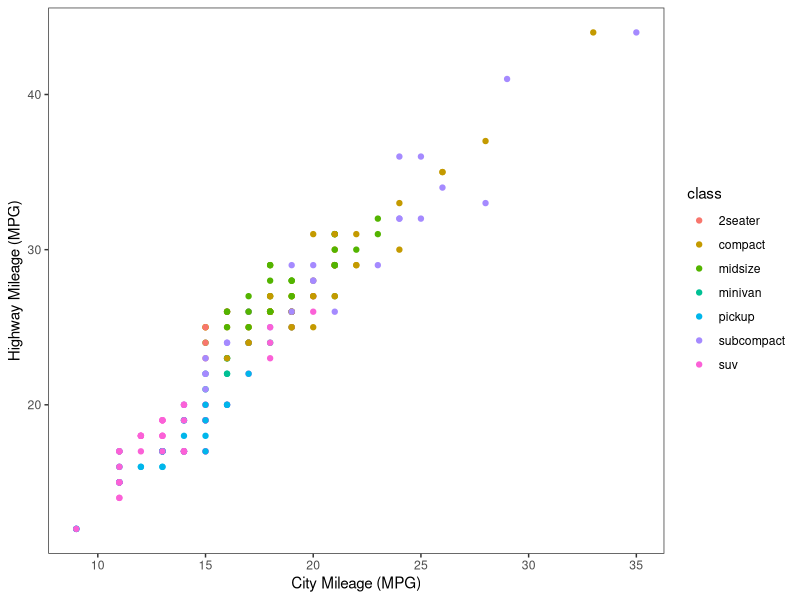
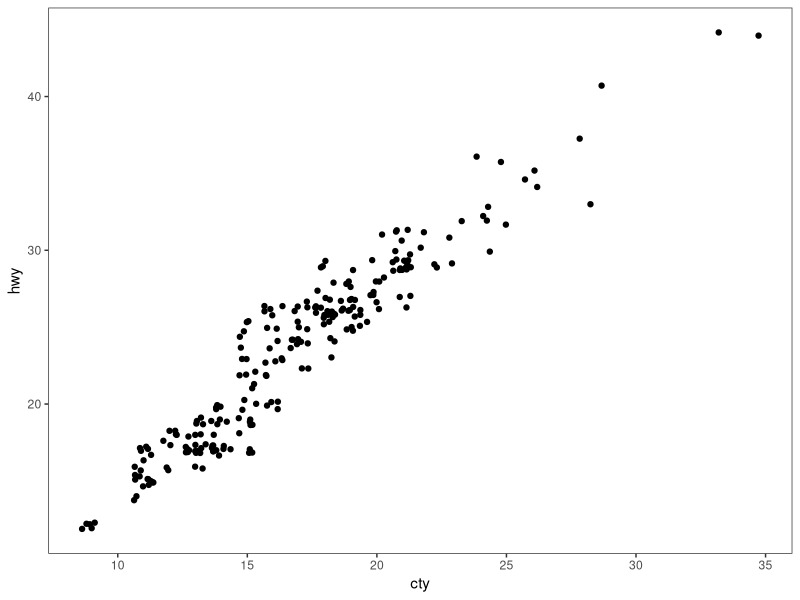
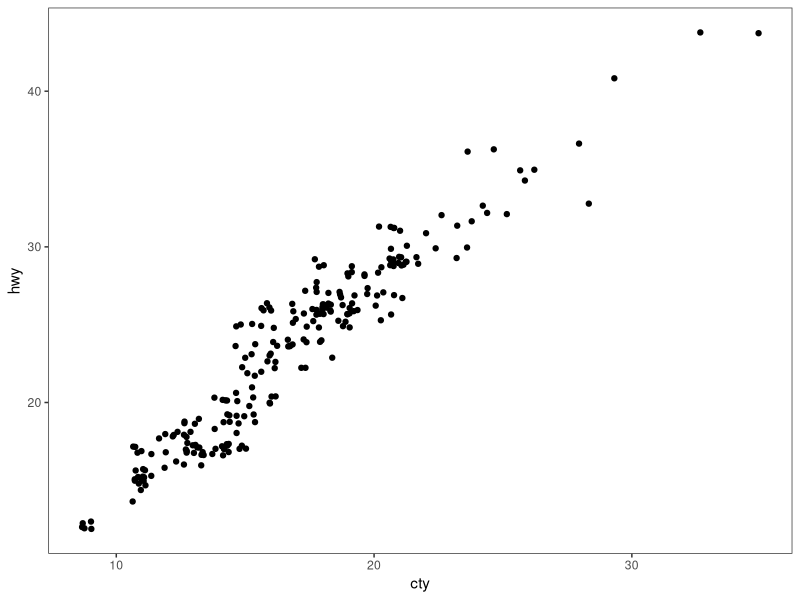
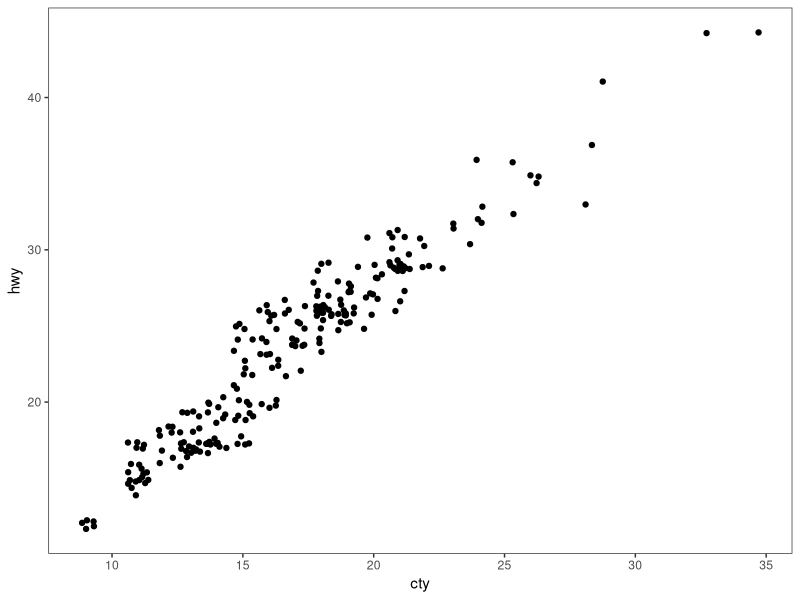

Here is the R script that generated these plots, in order: (Note: this script raises an error after producing the figures.)
# ---------------------------------------------------------- #
#### MODULE 3: Plot even more data!                       ####               
# ---------------------------------------------------------- #

## OBJECTIVE:
# 1. To develop a "grammar of graphics".
# 2. To become comfortable using ggplot2 for exploratory data visualization.


# ---------------------------------------------------------- #
#### SET UP:                                              ####
# ---------------------------------------------------------- #
# REMINDER: In RStudio, open the Rproject for our course (UNCG_DataWrangling), 
# pull any changes from GitHub, and navigate to the branch you created for 
# yourself (just a single branch for the whole semester) in RStudio's Git tab.
# Open this week's assignment in this new branch to complete and submit on GitHub.
# Ideally, you'll commit your answers a bit at a time as you work through
# this assignment, rather than committing all at once at the end.

# Reminder of some helpful resources for graphing in R:
# ggplot Cookbook: http://www.cookbook-r.com/Graphs/
# Official ggplot2 Book: https://ggplot2-book.org/
# Themes in ggplot2: https://ggplot2-book.org/polishing.html#themes

# In ggplot2, aesthetic means “something you can see”. Each aesthetic is a
# mapping between a visual cue and a variable.
# Examples include:
# position (i.e., on the x and y axes)
# color (“outside” color)
# fill (“inside” color)
# shape (of points)
# line type
# size

# Each type of geometric object (geom) accepts only a subset of all aesthetics.
# Refer to the geom help pages to see what mappings each geom accepts. Aesthetic
# mappings are set with the aes() function.

# TASK: We will be using the ggplot2 package for graphing. Fortunately, ggplot2 
# is nested within the tidyverse package (along with many others).
# Start by writing code to load the tidyverse library.
# HINT: see the end of assignment #1 if you forgot how to load a package.

library(tidyverse)

# TASK: Write code below to set your theme to black and white and both your major
# AND minor gridlines to element_blank for all plots you'll be making today.
# HINT: Check back to last week's assignment section 1.9 for setting themes for
# all plots.

theme_set(theme_bw() +
            theme(panel.grid.major = element_blank(),
                  panel.grid.minor = element_blank()))

# ---------------------------------------------------------- #
#### 1.0 CORRELATION                                      ####
# ---------------------------------------------------------- #

# We learned how to make correlations last week, but it never hurts to get
# more practice! Let's start by using a data set built into ggplot2.
# The mpg dataset looks at the gas efficiency of different cars. Run the following
# code to load the data:
data(mpg, package = "ggplot2")

# TASK: Create a scatterplot (i.e., a dot plot) to relate city and highway mileage.
# Color the points by the class of car (class column) and label the x and y axis 
# to be more informative (City Mileage (MPG) vs Highway Mileage (MPG)).
# HINT: Refer back to last week's assignment or the ggplot help resources if you 
# forget how to make a scatterplot.

ggplot(mpg, aes(x = cty, y = hwy, color = class)) +
  geom_point() +
  xlab("City Mileage (MPG)") +
  ylab("Highway Mileage (MPG)")

# Looks alright, but the graph may be hiding some information...
# QUESTION: How many data points are in the mpg dataframe?

nrow(mpg)
#ANSWER: 234

# QUESTION: Approximately how many dots are in the graph you just made? How does
# that compare to the number of observations in the dataframe?

#ANSWER: There are 78 dots on the graphs. This is 156 less data points that what is in the dataframe.


# Try another correlation-focused geom that addresses this problem by running
# the following code:
ggplot(data=mpg, aes(x=cty, y=hwy)) + 
  geom_jitter()


# QUESTION: What happened when you created the plot with geom_jitter?

#ANSWER: It looks like there are more data points, but it also looks less "organized".

# QUESTION: Run the code to create a plot using geom_jitter a second time. Then run it
# again and again. What happens each time? Why is this happening?

ggplot(data=mpg, aes(x=cty, y=hwy)) + 
  geom_jitter()

ggplot(data=mpg, aes(x=cty, y=hwy)) + 
  geom_jitter()
#ANSWER: the points are shifting each time. geom_jitter() is probably adding a random component to the graph and if you run it multiple times it is randomized each time. 

# TASK: The default in geom_jitter is to jitter (or slightly move) the points away
# from each other in both the x and y directions. Check the help file for geom_jitter
# and write code below to make a graph where you jitter points in only the x-dimension
# by 0.5.
 ?geom_jitter()

ggplot(data=mpg, aes(x=cty, y=hwy)) + 
  geom_jitter(width = 0.5, height = 0) #heigh = 0 to restrict jitter to y axis. 

# ---------------------------------------------------------- #
#### 1.1 DETOUR! COLORS, COLORS, COLORS                   ####
# ---------------------------------------------------------- #

# Our world is so colorful, and our graphs can be too! But we want to be mindful
# of our color choices to not only be beautiful, but also informative and accessible.

# TASK: Create a new dataframe that filters our mpg data down to only information
# for car classes compact, midsize, and suv using an %in% statement. Name your 
# new dataframe mpgSubset.
# HINT: Refer back to the Transform assignment if you want help with %in% (or 
# try googling!)

mpgSubset <- mpg %>% 
  filter(class %in% c('compact', 'midsize', 'suv'))

# ggplot has lots of nice (and some not so nice) built-in color palettes that we 
# can use to fill our bars with color. Try running the following code:
ggplot(data=mpgSubset, aes(x=cty, y=hwy, color=class)) +
  geom_jitter()

# The code above supplies us with ggplot's default color palette, which I find not
# so pleasing. Let's try to change this!

# We can add a statement specifying the scale of colors we would prefer. One way
# to do this is to use other pre-set palettes from ggplot. Run the code below to 
# ask ggplot to use the color brewer's palette called Set 1.
ggplot(data=mpgSubset, aes(x=cty, y=hwy, color=class)) +
  geom_jitter() +
  scale_color_brewer(palette="Set1")

# Alternatively, we could use the "RdBu" palette:
ggplot(data=mpgSubset, aes(x=cty, y=hwy, color=class)) +
  geom_jitter() +
  scale_color_brewer(palette="RdBu")

# QUESTION: Investigate the color brewer's range of palettes at this website: 
# https://r-graph-gallery.com/38-rcolorbrewers-palettes.html
# What do you notice about the colors chosen from each of the palettes that we
# used above? (i.e., does it use the first three colors in the palette? The last
# three? Some other combination?)

#ANSWER:the set 1 palate used the first 3 colors. The RdBu palate used the white which is in the very middle and the two colors on either side of the whit (red and blue)

# We could also pick out EXACTLY which colors we want for our figure. 
# There are 4 main ways to specify colors in R:
### by name
### by number
### by Hex code
### with the rgb() function

# By Name: R allows you to call more than 600 colors by name! Run the following
# code to see a list:
colors()

# We can put in the colors we chose for each variable by adding the 
# scale_color_manual() function to our plot. Try it out by running the following
# code:
ggplot(data=mpgSubset, aes(x=cty, y=hwy, color=class)) +
  geom_jitter() +
  scale_color_manual(values=c('midnightblue', 'cornflowerblue', 'tomato3'))


# You can also chose colors by number, which are assigned in R.

# TASK: Copy and paste the code to make our scatterplot and replace the color names
# with three numbers of your choice (between 1 and 657). How does your new figure look?
# HINT: remember to remove the quotation marks when calling numbers.

ggplot(data=mpgSubset, aes(x=cty, y=hwy, color=class)) +
  geom_jitter() +
  scale_color_manual(values=c(423, 419, 421)) #i thought these were going to be the pinks :(

# QUESTION: How do you think you could figure out which color name belongs to
# each color number?
# HINT: Try creating a dataframe from color() by passing it into the
# as.data.frame() function.

(colors <-as.data.frame((colors())))

#confused bc the numbers match up with the light pinks but the graph came out with blue yellow and green??

# You can also chose colors by Hex code. A Hex color code is a 6-symbol code made
# of up to three 2-symbol elements (6 symbols in length all together). Each of 
# the 2-symbol elements represents a color value in the Red-Green-Blue (RGB) color
# scale from 0 to 255. Hex codes are written with a # in front of them. Let's try
# out calling our colors using hex code.
ggplot(data=mpgSubset, aes(x=cty, y=hwy, color=class)) +
  geom_jitter() +
  scale_color_manual(values=c('#191970', '#6495ED', '#FF6347'))

# There are two great things about hex codes. First, you can call ANY color you 
# want with a hex code. That is, you're not limited to the 657 colors that are
# in ggplot. By specifying the color by hex code, you can pick literally anything!

# TASK: Google the search term "color picker". This should bring up google's color
# picker (in addition to a billion other color picking websites). Use this color
# picker to generate the hex codes for three new colors of your choice. Then copy
# and paste the above code, replacing the hex codes with your color choices.

ggplot(data=mpgSubset, aes(x=cty, y=hwy, color=class)) +
  geom_jitter() +
  scale_color_manual(values=c('#e88bc8', '#de1698', '#6b114c'))

# The second great thing about hex codes is that you can control the transparency
# of your colors. Transparency is set in a hex code by adding two extra symbols
# to the end, which together make up the "alpha" element. Adding 00 to the end 
# of your hex code will make your color completely transparent, while adding FF 
# to the end will make it completely opaque. Any number/letters in-between will 
# result in partial transparency. You can find a complete list of transparencies
# between 0-100% here: https://gist.github.com/lopspower/03fb1cc0ac9f32ef38f4

# TASK: Try out transparency by copying and pasting your graph code below and
# adding the alpha element to the end of each of your hex codes to make your
# first color 0% transparent, your second color 50% transparent, and your third
# color 100% transparent.

ggplot(data=mpgSubset, aes(x=cty, y=hwy, color=class)) +
  geom_jitter() +
  scale_color_manual(values=c('#e88bc800', '#de169850', '#6b114cFF'))

# QUESTION: What happened to the point that you set to 100% transparent?

#ANSWER: they are transparent so you can't see them on the plot.

# Finally, we can set our colors using the rgb() function. This operates very
# similarly to the hex code, where you can pick exactly the color and transparency
# you want. Try it out by running the following code:
ggplot(data=mpgSubset, aes(x=cty, y=hwy, color=class)) +
  geom_jitter() +
  scale_color_manual(values=c(rgb(.10, .10, .44, 1), rgb(.39, .58, .93, 1), rgb(1.0, .39, .28, 1)))

# TASK: Modify the above code to make all of your points 50% transparent.

ggplot(data=mpgSubset, aes(x=cty, y=hwy, color=class)) +
  geom_jitter() +
  scale_color_manual(values=c(rgb(.10, .10, .44, 0.5), rgb(.39, .58, .93, 0.5), rgb(1.0, .39, .28, 0.5)))

# There are so many inventive and artistic people in the world who have expanded
# the offerings for colors in ggplot. Check out some notable ones listed below
# when choosing colors for this assignment.
### Color-blind friendly palettes: https://github.com/JLSteenwyk/ggpubfigs
### Color palettes from vintage National Parks posters: https://github.com/katiejolly/nationalparkcolors
### Color palettes based on Wes Anderson movies: https://github.com/karthik/wesanderson
### Color palettes from famous Dutch paintings: https://github.com/EdwinTh/dutchmasters


# ---------------------------------------------------------- #
#### 1.2 DETOUR! LEGENDS                                  ####
# ---------------------------------------------------------- #

# When you specify colors in your ggplot code, R throws in a bonus legend for free!
# However, this legend is often not as clear or visually appealing as we might 
# prefer. But as with all geometric objects in ggplot, legends can be easily altered.

# Run the following code to create a scatter plot. Feel free to modify the colors
# as you prefer!
ggplot(data=mpgSubset, aes(x=cty, y=hwy, color=class)) +
  geom_jitter()

# QUESTION: Where did ggplot get the legend title and values from?

#ANSWER: We used the subset data and told ggplot the color was class (title) and the only options in class are compact, midsize, and suv.

# We could change the title and values in our legend by altering the dataframe
# we are passing into ggplot. But that seems a bit drastic. Instead, we can 
# lean on the same code that specifies our color picks to alter the legend text.
# Try it out by running the following code:
ggplot(data=mpgSubset, aes(x=cty, y=hwy, color=class)) + #telling ggplot to use the subset dataframe and that we want cty on the x axis and hwy on the y axis and to color the data points by class of car. 
  geom_jitter() + #telling ggplot what plot we want 
  scale_color_manual(values=c('#FCBA03', '#380754', '#496916'),#picking colors to id car class
                     name='Class of Car', #renaming the legend title
                     breaks=c('suv', 'midsize', 'compact'), #tell ggplot what order we want the car class to appear in on the legend
                     labels=c('SUV', 'Midsize', 'Compact')) #renaming the classes


# TASK: Label each line of the code above with what it is doing.
# HINT: Check the scale_color_manual help file or ggplot Cookbook for more info.


# IMPORTANT: It is important to pay attention to the order you provide ggplot with 
# your color choices and legend labels! Try running the following code:
ggplot(data=mpgSubset, aes(x=cty, y=hwy, color=class)) + 
  geom_jitter() + 
  scale_color_manual(values=c('#FCBA03', '#380754', '#496916'), 
                     name='Class of Car', 
                     breaks=c('suv', 'midsize', 'compact'), 
                     labels=c('Compact', 'SUV', 'Midsize')) 


# QUESTION: What is wrong with the code above? Why is it so important to be
# careful with the order you pass information into ggplot?

#ANSWER: the break order does not match up with the label order so now whoever looks at the graph will misinterpret the data.


# While changing the legend text and factor order takes place in the scale_color_manual
# step, moving the legend around on the graph page is part of the graph theme. We
# can try this out using the code below:
ggplot(data=mpgSubset, aes(x=cty, y=hwy, color=class)) + 
  geom_jitter() + 
  theme(legend.position='top')


# TASK: Modify the code above to have the legend display along the bottom of
# the figure.

ggplot(data=mpgSubset, aes(x=cty, y=hwy, color=class)) + 
  geom_jitter() + 
  theme(legend.position='bottom')

# We can also have the legend located within the area of the graph itself! We can 
# do this by specifying the coordinates for where the legend should go within the
# graph axes. First we set the legend position and then we set the anchoring 
# position by justifying the legend.
### bottom left: 0,0
### bottom right: 1,0
### top left: 0,1
### top right: 1,1

# Try it out by running the following code:
ggplot(data=mpgSubset, aes(x=cty, y=hwy, color=class)) + 
  geom_jitter() + 
  theme(legend.position=c(1,0), legend.justification=c(1,0))

# QUESTION: What happens if you don't include the code for legend justification
# above?

ggplot(data=mpgSubset, aes(x=cty, y=hwy, color=class)) + 
  geom_jitter() + 
  theme(legend.position, legend.justification)
#ANSWER: ggplot wont know where to put the legend and you will get an error.

# TASK: Copy and paste the code from above. Modify it to place the legend in the
# upper left part of the graph.

ggplot(data=mpgSubset, aes(x=cty, y=hwy, color=class)) + 
  geom_jitter() + 
  theme(legend.position=c(0,0.95), legend.justification=c(-0.2,1))

# Finally, we might want to remove the legend altogether! We would do so by
# modifying the theme as well. 

# TASK: Check the ggplot cookbook to find the legends section. Read what it says 
# about removing the legend. Then copy and paste the graph code from above. Modify
# the code to remove the legend.

ggplot(data=mpgSubset, aes(x=cty, y=hwy, color=class)) + 
  geom_jitter() + 
  theme(legend.position= 'none')
# ---------------------------------------------------------- #
#### 2.0 DEVIATION                                        ####
# ---------------------------------------------------------- #

# Used to compare variation in values between small number of items (or categories) 
# with respect to a fixed reference.

# Whether the graphical type is a deviation graph or a composition graph (or a 
# ranking graph) may depend on the underlying data structure.

# We used geom_bar() last week with factor data to create a bar graph. But
# geom_bar() is a bit tricky because it can make EITHER a bar graph or a histogram
# depending on the data you give it. The default of geom_bar() is to set stat to 
# count so if you give it just a continuous x value, it will make a histogram. Try
# it with the following code:
ggplot(data=mpg, aes(x=hwy)) + 
  geom_bar()

# In order to have the geom create bars and not a histogram, you must:
# 1) Set stat = identity
# 2) Provide both an x and a y inside the aes(), where x is either a character 
# or factor and y is numeric.

# TASK: Create a dataframe of summary statistics for the mpg data, calculating the
# mean, standard deviation, and standard error for highway mpg grouping by class.
# Name the resulting dataframe highwayMPG and your new variables hwy_mean, hwy_sd,
# and hwy_se.
# HINT: Look back at the Transform assignment if you forget how to summarize the
# data. Also recall, standard error = 1.96*standard deviation.

highwayMPG <- mpg %>% 
  group_by(class) %>% 
  summarize(hwy_mean = mean(hwy),
            hwy_sd = sd(hwy),
            hwy_se = 1.96&sd(hwy))

# TASK: Create a bar graph showing the average highway MPG on the y-axis and 
# car class on the x-axis. Fill the bars by class. Add in error bar caps that are 20%
# the width pf the bars.
# HINT: Don't forget to change stat from the default in your geom_bar() statement!

ggplot(data = highwayMPG, aes(x = class, y = hwy_mean, fill = class)) +
  geom_bar(stat = "identity") + 
  geom_errorbar(aes(ymin = hwy_mean - hwy_se,
                    ymax = hwy_mean + hwy_se),
                width = 0.2)

# ---------------------------------------------------------- #
#### 2.1 DETOUR! COLORS AND LEGENDS, AGAIN                ####
# ---------------------------------------------------------- #

# Recall that some geometric elements require fills instead of (or sometimes in
# addition to) colors.

# TASK: Create a bar graph with the mpg summary stats with the following parameters:
# (1) Black bar outline
# (2) Bars filled with the color brewer palette "Dark2" using the scale_fill_manual
#     statement
# (3) No legend
# (4) Informative x- and y-axis labels.

ggplot(data = highwayMPG, aes(x= class, y = hwy_mean, fill = class)) +
  geom_bar(stat = "identity", color = "black") +
  scale_fill_brewer(palette = "Dark2") +
  labs(x ="Car Class",
       y = "Average Highway Mileage (MPG)") +
   theme(legend.position = "none")

# HINT: Carefully consider whether your color and/or fill should go within an aes() 
# statement, the scale_fill_manual or scale_color_manual statements, or neither.
# If in doubt, try a bunch of ways until it looks how we want it. And consult 
# your helpful ggplot resources on the web.


# ---------------------------------------------------------- #
#### 2.2 DETOUR! AXIS MODIFICATIONS                       ####
# ---------------------------------------------------------- #

# Run the following code, feeling free to modify colors as you prefer:
ggplot(data=highwayMPG, aes(x=class, y=hwy_mean, fill=class)) +
  geom_bar(stat='identity') +
  scale_fill_manual(values=c("#009E73", "#785EF0", "#DC267F", "#FE6100", "#FFB000", "#CC79A7", "#000000"))

# QUESTION: Where is ggplot getting the x-axis tick labels from?

#ANSWER: when we identified class in the aes. 

# Often our tick labels are not the best. We can modify them to be more informative
# or visually appealing by directly modifying the dataframe, but again this feels
# a bit extreme. Instead, we can directly modify the scale of the axis. For axes
# that deal with categories, we are setting the discrete scale. Try it out by
# running the following code:
ggplot(data=highwayMPG, aes(x=class, y=hwy_mean, fill=class)) +
  geom_bar(stat='identity') +
  scale_x_discrete(labels=c('sport', 'compact', 'midsize', 'minivan', 'pickup', 'subcompact', 'SUV'))

# We can also change the scale of the continuous axes, including how large they are
# and where the tick marks fall as follows:
ggplot(data=highwayMPG, aes(x=class, y=hwy_mean, fill=class)) +
  geom_bar(stat='identity') +
  scale_y_continuous(breaks=seq(0, 50, 10)) +
  coord_cartesian(ylim=c(0,50))

# QUESTION: Try running the code above without the coord_cartesian() statement. 
ggplot(data=highwayMPG, aes(x=class, y=hwy_mean, fill=class)) +
  geom_bar(stat='identity') +
  scale_y_continuous(breaks=seq(0, 50, 10))

# What is surprising about the resulting graph? Based on this result, what do you
# think the coord_cartesian() statement does?

#ANSWER: Without the coord_cartesian() it autosets the y axis limits. 

# We can also add a statement into the scale discrete or continuous statements
# to name our axes, rather than putting in a whole separate step of xlab() or ylab().
# Try it out with the following code:
ggplot(data=highwayMPG, aes(x=class, y=hwy_mean, fill=class)) +
  geom_bar(stat='identity') +
  scale_x_discrete(name='Class of Car') +
  scale_y_continuous(name='Mean Highway MPG')


# Finally, we can flip our axes easily in ggplot as follows:
ggplot(data=highwayMPG, aes(x=class, y=hwy_mean, fill=class)) +
  geom_bar(stat='identity') +
  coord_flip()


# TASK: Let's put it all together. Make a graph of the mpg summary stats with the
# following specifications:
# (1) color by class of car using a color scheme of your choice (not the default)
# (2) plot the class of car on the x-axis and the highway MPG on the y axis
# (3) include better names for the x- and y-axis titles
# (4) include better names for the car classes
# (5) set the scale of the highway mpg to run from 0 to 30 with breaks every 5 
# (6) flip your axes
# (7) remove the legend

# install.packages("nationalparkcolors")  
# install.packages("dutchmasters")
## Not available for this version??? :'(


ggplot(data = highwayMPG, aes(x = class, y = hwy_mean, fill = class)) +
  geom_bar(stat = "identity", color = "black") +
  scale_fill_manual(values = c("#4477AA", "#228833", "#AA3377", "#BBBBBB", "#66CCEE", "#CCBB44", "#EE6677")) +
  scale_x_discrete(name = "Car Class",
    labels = c("2seater" = "2-Seater",
      "compact" = "Compact",
      "midsize" = "Midsize",
      "minivan" = "Minivan",
      "pickup" = "Pickup",
      "subcompact" = "Subcompact",
      "suv" = "SUV")) +
  scale_y_continuous(name = "Average Highway MPG",
    limits = c(0, 30),
    breaks = seq(0, 30, 5)) +
  coord_flip() +
  theme(legend.position = "none")

# ---------------------------------------------------------- #
#### 3.0 RANKING                                          ####
# ---------------------------------------------------------- #
# Used to compare the position or performance of multiple items with respect to 
# each other. Actual values matters somewhat less than the ranking.

# TASK: Create a dataframe of summary statistics for the mpg data, calculating the
# mean, standard deviation, and standard error for CITY mpg grouping by class.
# Name the resulting dataframe cityMPG and your new variables city_mean, city_sd,
# and city_se.
# HINT: Look back at the Transform assignment if you forget how to summarize the
# data. Also, standard error = 1.96*standard deviation.

cityMPG <- mpg %>% 
  group_by(class) %>%
  summarize(city_mean = mean(cty, na.rm = TRUE),
    city_sd = sd(cty, na.rm = TRUE),
    city_se = 1.96 * city_sd)

# Now we want to plot our data in order from smallest to largest city MPG to get
# a ranking. To do so, we need to use the reorder() function to rearrange the data
# going into our x-axis.
ggplot(cityMPG, aes(x=reorder(class, city_mean), y=city_mean)) + 
  geom_bar(stat="identity")

# TASK: Recreate the above ranking figure to include the following:
# (1) class of car on the x-axis with informative axis and tick labels
# (2) MPG ordered from highest to lowest (hint: try google if you're unsure)
# (3) bars with dary grey outlines and filled by class with your favorite color scheme
# (4) error bars with end caps 30% the width of the bars
# (5) y-axis from 0 to 30 with tick marks every 5
# (6) no legend.

ggplot(cityMPG, aes(x = reorder(class, -city_mean), y = city_mean, fill = class)) +
  geom_bar(stat = "identity", color = "darkgrey") +
  geom_errorbar(aes(ymin = city_mean - city_sd, ymax = city_mean + city_sd), width = 0.3) +
  scale_y_continuous(limits = c(0, 30), breaks = seq(0, 30, 5)) +
  labs(x = "Vehicle Class",
       y = "Mean City MPG") +
  theme_minimal()+
  theme(legend.position = "none")
# ---------------------------------------------------------- #
#### 4.0 DISTRIBUTION                                     ####
# ---------------------------------------------------------- #
# When you have lots and lots of data points and want to study where and how the
# data points are distributed.

# Histograms can be accomplished with either geom_bar() or geom_histogram()
ggplot(mpg, aes(hwy)) + 
  geom_histogram()

# TASK: Recreate the graph above, but using geom_bar() instead

ggplot(mpg, aes(x = hwy)) +
  geom_bar(stat = "bin")

# TASK: Try making a histogram with the categorical variable 'manufacturer'.
# What error message do you get?

ggplot(mpg, aes(x = manufacturer)) +
  geom_histogram()
#ANSWER: the variable in the aes needs to be continuous

# QUESTION: What happens when you follow the advice of the error message and 
# make stat='count'?
ggplot(mpg, aes(manufacturer)) + 
  geom_histogram(stat="count")

#ANSWER: it will give you a bin for every manufacturer

# TASK: Make a boxplot comparing the distribution of cty (city mileage) for
# each class of car.
# HINT: Look back to last week if you forget how to make a boxplot.

ggplot(mpg, aes(x = class, y = cty)) +
  geom_boxplot(fill= c("#4477AA", "#228833", "#AA3377", "#BBBBBB", "#66CCEE", "#CCBB44", "#EE6677"))

# We can also make a different type of distribution, a violin plot using the 
# geom_violin statement as follows:
ggplot(mpg, aes(x=class, y=cty)) + 
  geom_violin()

# QUESTION: What does a violin plot show? Check google if you're unsure.

#ANSWER: it tells you the full distribution instead of just the medians and the quartiles.

# ---------------------------------------------------------- #
#### 5.0 COMPOSITION                                      ####
# ---------------------------------------------------------- #
# Bar charts and pie charts are classic ways of showing composition of a dataset.

# TASK: Let's get some data for this task by determining the number of cars from 
# each car manufacturer in our mpg dataframe. We can do this as follows:
manufacturerFreq <- mpg %>% 
  group_by(manufacturer) %>% 
  summarize(frequency=length(manufacturer)) %>% 
  ungroup()

# TASK: Make a bar graph of the number of cars (frequency) by manufacturer using
# the dataframe we created above.

ggplot(manufacturerFreq, aes(x = manufacturer, y = frequency)) +
  geom_bar(stat = "identity")

# We can switch the bar chart you created above into a pie chart simply by changing
# the coordinate system through a series of steps as follows:

ggplot(manufacturerFreq, aes(x=manufacturer, y=frequency)) +
  geom_bar(stat="identity") +
  coord_polar() # I don't care for that

ggplot(manufacturerFreq, aes(x=manufacturer, y=frequency, fill=manufacturer)) +
  geom_bar(stat="identity") +
  coord_polar() # ooo but the colors make it better

ggplot(manufacturerFreq, aes(x="", y=frequency, fill=manufacturer)) +
  geom_bar(stat="identity", width=1) +
  coord_polar()

ggplot(manufacturerFreq, aes(x="", y=frequency, fill=manufacturer)) +
  geom_bar(stat="identity", width=1) +
  coord_polar(theta="y")

ggplot(manufacturerFreq, aes(x="", y=frequency, fill=manufacturer)) +
  geom_bar(stat="identity", width=1) +
  coord_polar(theta="y", start=0) +
  theme_void() +
  theme(legend.title = element_text(size = 12.5), 
        legend.text  = element_text(size = 8.5),
        legend.key.size = unit(.75, "lines"))

# TASK: Annotate the code below to describe what each line does:
ggplot(manufacturerFreq, aes(x="", y=frequency, fill=manufacturer)) + # telling ggplot which dataframe to use and setting the x and y axes and color by manufacturer
  geom_bar(stat="identity", width=1) + # tells y to use actual values and how wide the wedges (or bars should be)
  coord_polar(theta="y", start=0) + #creates the pie chart
  theme_void() + # removes visual elements
  theme(legend.title = element_text(size = 12.5), #changes size of legend title
        legend.text  = element_text(size = 8.5), # changes size of legend text
        legend.key.size = unit(.75, "lines")) # sets the size of the colored boxes in the legends.


# ---------------------------------------------------------- #
#### 6.0 CHANGE                                           ####
# ---------------------------------------------------------- #

# Time series are often best visualized with line graphs. Let's try this out
# with some new data:
data("economics")

# TASK: Use the economics dataset to plot the number of people who are unemployed
# over time (unemploy vs date). Make a scatterplot, then connect the points with 
# lines using geom_line().
# HINT: use ?economics to get more information about this dataset.

ggplot(economics, aes(x = date, y = unemploy)) +
  geom_point(size = 2, color = "#2c4b61") +
  geom_line(color = "#e691db")


# ---------------------------------------------------------- #
#### GROUPS AND MAPS                                      ####
# ---------------------------------------------------------- #

# Let's save these for group project options, this assignment is really long!









# REMEMBER: Save and push your script when you're done with this assignment!
